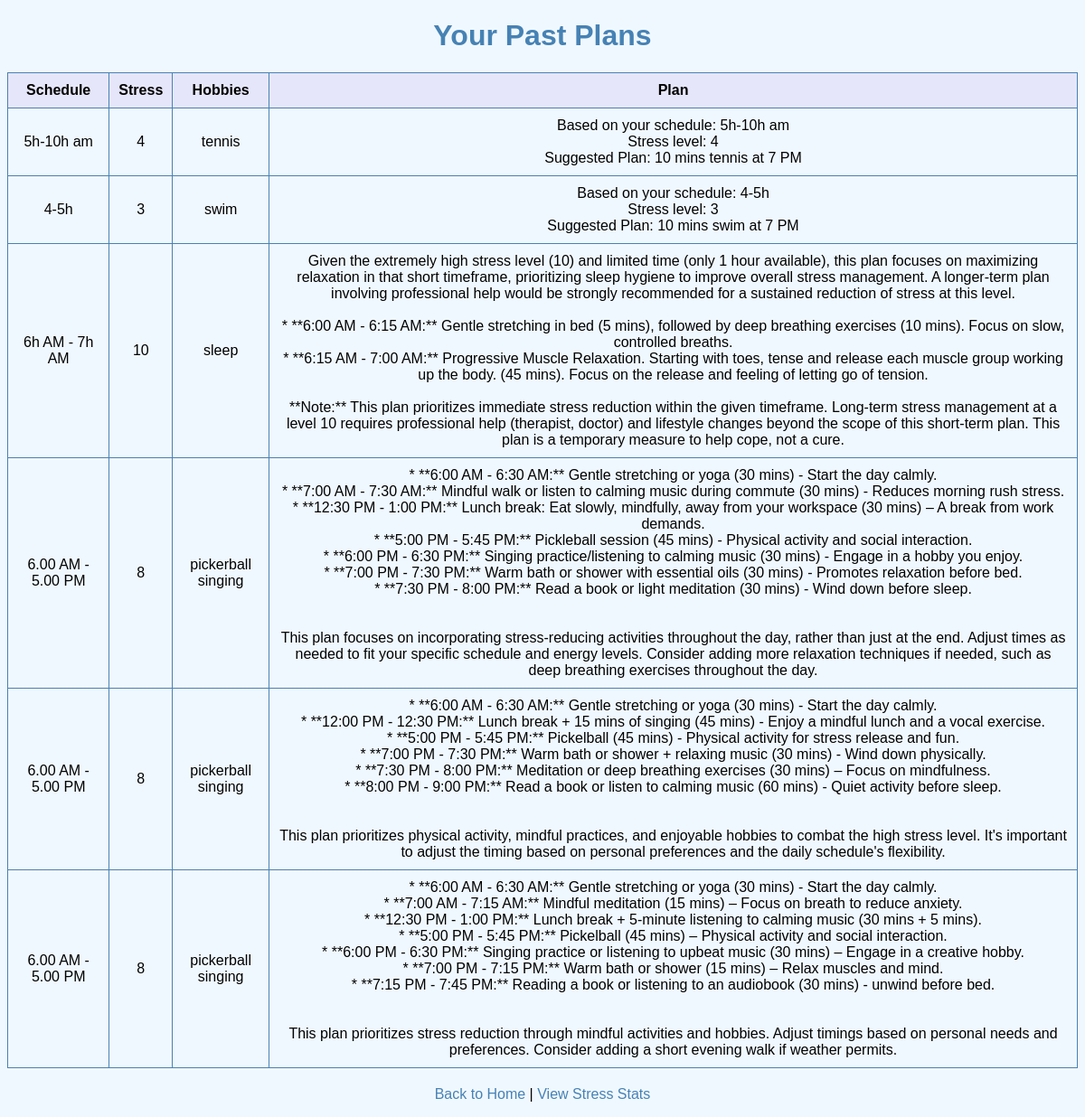
The app's page /history with its own data.
### tables this page shows
CREATE TABLE plans 
                 (id INTEGER PRIMARY KEY, schedule TEXT, stress INTEGER, hobbies TEXT, plan TEXT, timestamp TEXT);

### main.py (the view)
@app.route('/history')
def history():
    try:
        conn = sqlite3.connect('plans.db')
        c = conn.cursor()
        c.execute(
            "SELECT schedule, stress, hobbies, plan, timestamp FROM plans")
        plans = c.fetchall()
        conn.close()
        return render_template('history.html', plans=plans)
    except Exception as e:
        return f"Error in history: {str(e)}", 500

### templates/history.html (shortened to what this page needs)
<!DOCTYPE html>
<html>
<head>
</head>
<body>
    <h1>Your Past Plans</h1>
    {% if plans %}
        <table>
            <tr><th>Schedule</th><th>Stress</th><th>Hobbies</th><th>Plan</th></tr>
            {% for plan in plans %}
                <tr>
                    <td>{{ plan[0] }}</td>
                    <td>{{ plan[1] }}</td>
                    <td>{{ plan[2] }}</td>
                    <td>{{ plan[3] | replace('\n', '<br>') | safe }}</td>
                </tr>
            {% endfor %}
        </table>
    {% else %}
        <p>No plans yet!</p>
    {% endif %}
<p><a href="/">Back to Home</a> | <a href="/stats">View Stress Stats</a></p>
</body>
</html>

### templates/history.html (style rules this page uses)
body { font-family: Arial, sans-serif; text-align: center; background-color: #f0f8ff; }
h1 { color: #4682b4; }
table { margin: 20px auto; border-collapse: collapse; }
th, td { padding: 10px; border: 1px solid #4682b4; }
th { background-color: #e6e6fa; }
a { color: #4682b4; text-decoration: none; }

### records on screen
plans: schedule "5h-10h am", stress "4", hobbies "tennis", plan "Based on your schedule: 5h-10h am Stress level: 4 Suggested Plan: 10 mins tennis at 7 PM"
plans: schedule "4-5h", stress "3", hobbies "swim", plan "Based on your schedule: 4-5h Stress level: 3 Suggested Plan: 10 mins swim at 7 PM"
plans: schedule "6h AM - 7h AM", stress "10", hobbies "sleep", plan "Given the extremely high stress level (10) and limited time (only 1 hour available), this plan focuses on maximizing relaxation in that short timeframe, prioritizing sleep hygiene to improve overall stress management. A longer-term plan involving professional help would be strongly recommended for a sustained reduction of stress at this level. * **6:00 AM - 6:15 AM:** Gentle stretching in bed (5 mins), followed by deep breathing exercises (10 mins). Focus on slow, controlled breaths. * **6:15 AM - 7:00 AM:** Progressive Muscle Relaxation. Starting with toes, tense and release each muscle group working up the body. (45 mins). Focus on the release and feeling of letting go of tension.…"
plans: schedule "6.00 AM - 5.00 PM", stress "8", hobbies "pickerball singing", plan "* **6:00 AM - 6:30 AM:** Gentle stretching or yoga (30 mins) - Start the day calmly. * **7:00 AM - 7:30 AM:** Mindful walk or listen to calming music during commute (30 mins) - Reduces morning rush stress. * **12:30 PM - 1:00 PM:** Lunch break: Eat slowly, mindfully, away from your workspace (30 mins) – A break from work demands. * **5:00 PM - 5:45 PM:** Pickleball session (45 mins) - Physical activity and social interaction. * **6:00 PM - 6:30 PM:** Singing practice/listening to calming music (30 mins) - Engage in a hobby you enjoy. * **7:00 PM - 7:30 PM:** Warm bath or shower with essential oils (30 mins) - Promotes relaxation before bed. * **7:30 PM - 8:00 PM:** Read a book or light…"
plans: schedule "6.00 AM - 5.00 PM", stress "8", hobbies "pickerball singing", plan "* **6:00 AM - 6:30 AM:** Gentle stretching or yoga (30 mins) - Start the day calmly. * **12:00 PM - 12:30 PM:** Lunch break + 15 mins of singing (45 mins) - Enjoy a mindful lunch and a vocal exercise. * **5:00 PM - 5:45 PM:** Pickelball (45 mins) - Physical activity for stress release and fun. * **7:00 PM - 7:30 PM:** Warm bath or shower + relaxing music (30 mins) - Wind down physically. * **7:30 PM - 8:00 PM:** Meditation or deep breathing exercises (30 mins) – Focus on mindfulness. * **8:00 PM - 9:00 PM:** Read a book or listen to calming music (60 mins) - Quiet activity before sleep. This plan prioritizes physical activity, mindful practices, and enjoyable hobbies to combat the high…"
plans: schedule "6.00 AM - 5.00 PM", stress "8", hobbies "pickerball singing", plan "* **6:00 AM - 6:30 AM:** Gentle stretching or yoga (30 mins) - Start the day calmly. * **7:00 AM - 7:15 AM:** Mindful meditation (15 mins) – Focus on breath to reduce anxiety. * **12:30 PM - 1:00 PM:** Lunch break + 5-minute listening to calming music (30 mins + 5 mins). * **5:00 PM - 5:45 PM:** Pickelball (45 mins) – Physical activity and social interaction. * **6:00 PM - 6:30 PM:** Singing practice or listening to upbeat music (30 mins) – Engage in a creative hobby. * **7:00 PM - 7:15 PM:** Warm bath or shower (15 mins) – Relax muscles and mind. * **7:15 PM - 7:45 PM:** Reading a book or listening to an audiobook (30 mins) - unwind before bed. This plan prioritizes stress reduction…"
